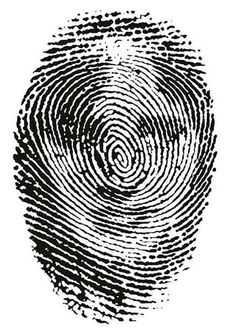
#> input picture images/a58e1deb12a49974474fe0f6ccb50ce2.jpg, 236 x 330 px; its folder holds only this picture in this run
$ python -i fingerprint.py   (imports and definitions only)
#> lines starting #> are read from the running program, lines starting #| are printed output that depends on the picture; after the words box and inside, x2 and y2 are one past the last pixel; in counts of white or black regions, pixels touching at a corner belong together
#> further down, picture is the input picture: PIL image 236x330 RGB; mean R, G, B 176.9, 176.9, 176.4
from PIL import Image
import glob
import os
import math

# [123 lines left out: functions compress, decompress, compare, compare_files, compare_lines, porcentaje, not called in this run]


def shared_cell(v1, v2):
    c = [max(v1[0], v2[0]), min(v1[1], v2[1])]
    return c


def shared(v1, v2):
    return not (v2[0] > v1[1] or v1[0] > v2[1] or v1[2] != v2[2])


def binary_threshold(image, thresh=128):
#> called with thresh = 128
    if thresh > 1:
        thresh /= 255.0
    size = image.size
#> size = (236, 330)
    x0 = image.size[0]
#> x0 = 236
    x1 = 0
    y0 = image.size[1]
#> y0 = 330
    y1 = 0
    for x in xrange(size[0]):
        for y in xrange(size[1]):
            pixel = image.getpixel((x, y))
            g = (pixel[0] + pixel[1] + pixel[2]) / 3
            if g < (255 * thresh):
                if x0 > x:
                    x0 = x
                if x1 < x:
                    x1 = x
                if y0 > y:
                    y0 = y
                if y1 < y:
                    y1 = y
                pixel = (0, 0, 0)
            else:
                pixel = (255, 255, 255)
            image.putpixel((x, y), pixel)
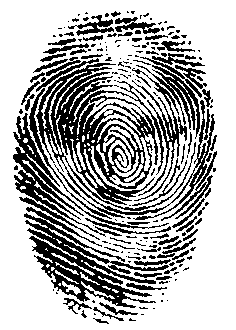
#> image: PIL image 236x330 RGB; 69% white; 198 black regions (122 under 20 px), largest, box (x1, y1, x2, y2) and area: (36, 63, 215, 220) 8281, (24, 207, 169, 308) 4108, (13, 113, 169, 237) 2150
#> after the loop, x0 = 13; x1 = 216; y0 = 11; y1 = 323

    image = image.crop((x0, y0, x1, y1))
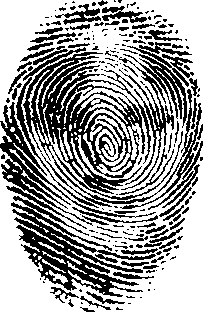
#> image: PIL image 203x312 RGB; 61.9% white; 198 black regions (122 under 20 px), largest, box (x1, y1, x2, y2) and area: (23, 52, 202, 209) 8281, (11, 196, 156, 297) 4108, (0, 102, 156, 226) 2150
    return image

# [5 lines left out: function find_absolute_path, not called in this run]

>>> from PIL import Image
>>> picture = Image.open('../images/a58e1deb12a49974474fe0f6ccb50ce2.jpg')
>>> result = binary_threshold(picture)

$ run again, on images/fingerprint.jpg
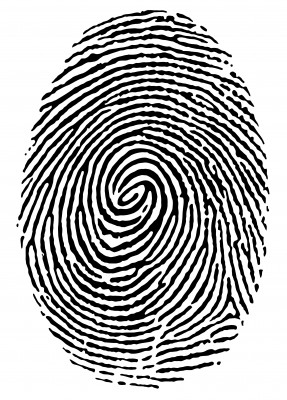
#> input picture images/fingerprint.jpg, 287 x 400 px
#> picture is the input picture: PIL image 287x400 RGB; min 0, max 255, mean 177.1
#> after the loop in binary_threshold, `for x in xrange(size[0]):`:
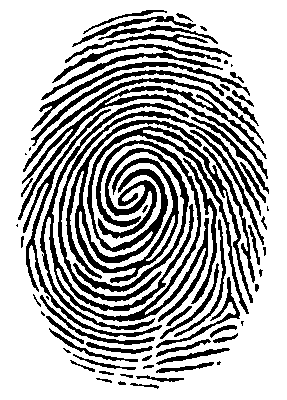
#> image: PIL image 287x400 RGB; 69.6% white; 69 black regions (13 under 20 px), largest, box (x1, y1, x2, y2) and area: (66, 120, 253, 314) 6909, (40, 103, 209, 330) 5493, (73, 148, 189, 292) 2545
#> after the loop in binary_threshold, `for x in xrange(size[0]):`: x0 = 16; x1 = 268; y0 = 10; y1 = 388
#> in binary_threshold, `image = image.crop((x0, y0, x1, y1))`:
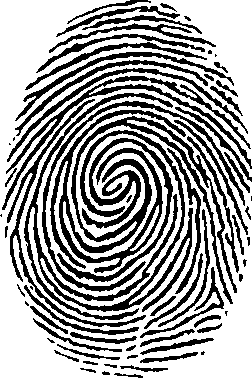
#> image: PIL image 252x378 RGB; 63.4% white; 69 black regions (13 under 20 px), largest, box (x1, y1, x2, y2) and area: (50, 110, 237, 304) 6909, (24, 93, 193, 320) 5493, (57, 138, 173, 282) 2545
